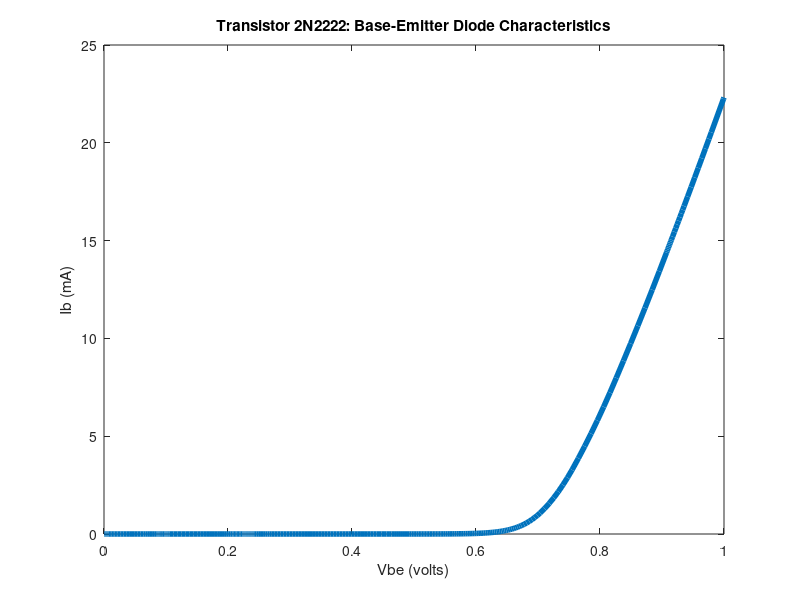
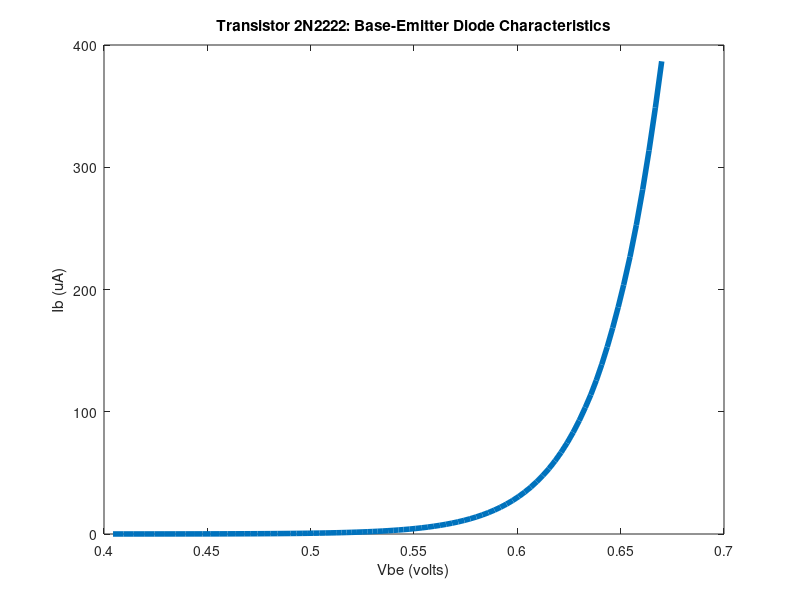
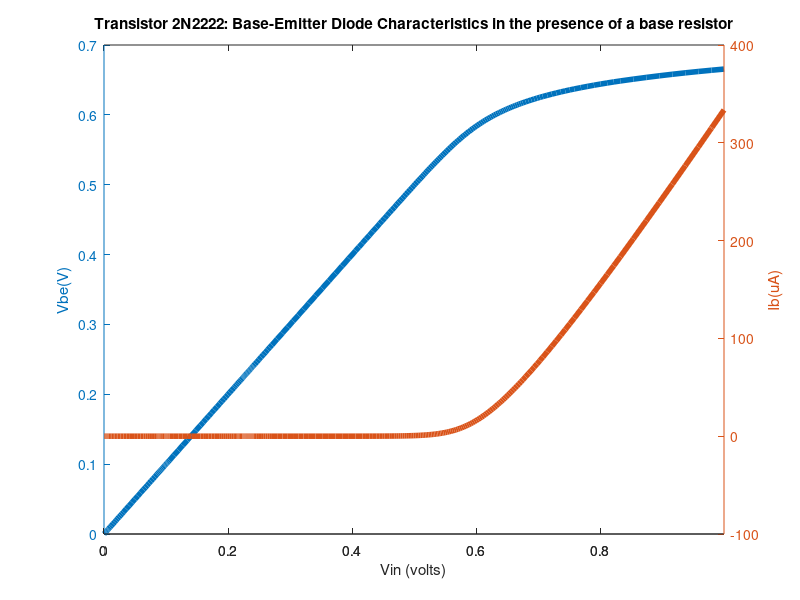
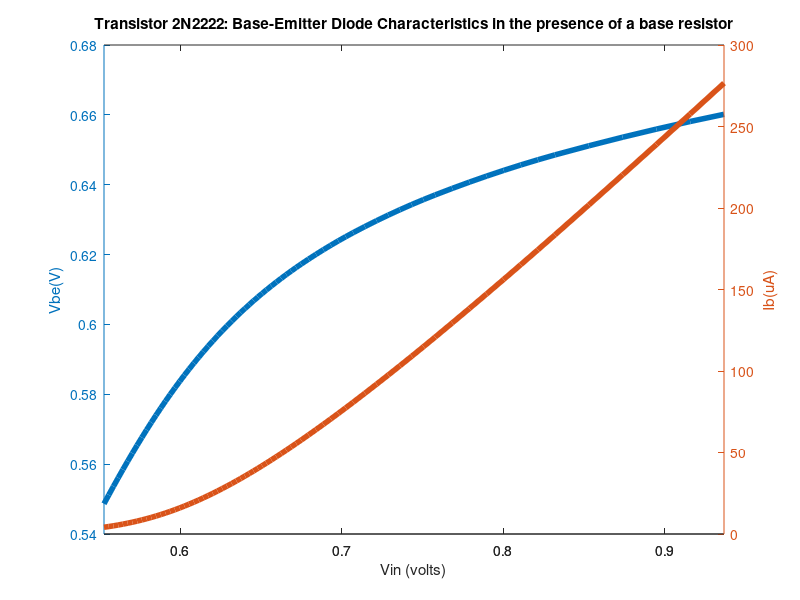

Recreate these plots in MATLAB, in order.
%% Set up the environment
close all;
clear all;

%% Global Settings
lineWidth = 4;

%% Vbe Vs. Ib. No base resistor
[time, Vbe, Ib] = textread('Vbe_Ib.txt', '%f\t%f\t%f', 'headerlines', 1);


Vbe_Ib = figure();
plot(Vbe, Ib*1000, 'LineWidth', lineWidth);
xlabel("Vbe (volts)");
ylabel("Ib (mA)");
title("Transistor 2N2222: Base-Emitter Diode Characteristics");
print Vbe_Ib 'NPN_2N2222_Vbe_Ib.pdf'  -dpdf "-S640,480"

Vbe_Ib_zoomed = figure();
zoom_begin = round(0.5*length(Vbe));
zoom_end = round(0.8*length(Vbe));
plot(Vbe(zoom_begin:zoom_end), Ib(zoom_begin:zoom_end)*1E6, 'LineWidth', lineWidth);
xlabel("Vbe (volts)");
ylabel("Ib (uA)");
title("Transistor 2N2222: Base-Emitter Diode Characteristics");
print Vbe_Ib_zoomed 'NPN_2N2222_Vbe_Ib_zoomed.pdf'  -dpdf "-S640,480"

%% Vbe Vs. Ib with base resistor
[time, Vin_withRb, Vbe_withRb, Ib_withRb] = textread('Vin_Vbe_Ib.txt', '%f\t%f\t%f\t%f', 'headerlines', 1);
Vin_Vbe_Ib_fig = figure();
[Vin_Vbe_Ib, Vax1, Vax2] = plotyy(Vin_withRb, Vbe_withRb, Vin_withRb, Ib_withRb*1E6);
xlabel("Vin (volts)");
ylabel(Vin_Vbe_Ib(1), "Vbe(V)");
set(Vax1, 'LineWidth', lineWidth);
ylabel(Vin_Vbe_Ib(2), "Ib(uA)");
set(Vax2, 'LineWidth', lineWidth);
title("Transistor 2N2222: Base-Emitter Diode Characteristics in the presence of a base resistor");
print Vin_Vbe_Ib_fig 'NPN_2N2222_Vin_Vbe_Ib.pdf'  -dpdf "-S640,480"


Vin_Vbe_Ib_z_fig = figure();
zoom_begin = length(Vin_withRb) * (0.7 - min(Vin_withRb))/(max(Vin_withRb) - min(Vin_withRb));
zoom_end = length(Vin_withRb) * (0.98 - min(Vin_withRb))/(max(Vin_withRb) - min(Vin_withRb));
zoom_begin = round(zoom_begin);
zoom_end = round(zoom_end);
[Vin_Vbe_Ib_z, Vax1_z, Vax2_z] = plotyy(Vin_withRb(zoom_begin:zoom_end), Vbe_withRb(zoom_begin:zoom_end), Vin_withRb(zoom_begin:zoom_end), Ib_withRb(zoom_begin:zoom_end)*1E6);
xlabel("Vin (volts)");
ylabel(Vin_Vbe_Ib_z(1), "Vbe(V)");
set(Vax1_z, 'LineWidth', lineWidth);
ylabel(Vin_Vbe_Ib_z(2), "Ib(uA)");
set(Vax2_z, 'LineWidth', lineWidth);
title("Transistor 2N2222: Base-Emitter Diode Characteristics in the presence of a base resistor");
print Vin_Vbe_Ib_z_fig 'NPN_2N2222_Vin_Vbe_Ib_zoomed.pdf'  -dpdf "-S640,480"

%% Vbe, Ib Vs. Vce, Ic. With base and collector resistor
[time, Vce_withRb, Vin_withRb, Vbe_withRb, Ic_withRb, Ib_withRb] = textread('Vce_Vin_Vbe_Ic_Ib.txt', '%f\t%f\t%f\t%f\t%f\t%f', 'headerlines', 1);
zoom_begin = length(Vin_withRb) * (0.7 - min(Vin_withRb))/(max(Vin_withRb) - min(Vin_withRb));
zoom_end = length(Vin_withRb) * (0.98 - min(Vin_withRb))/(max(Vin_withRb) - min(Vin_withRb));
zoom_begin = round(zoom_begin);
zoom_end = round(zoom_end);
Ib_Ic_Vce_fig = figure();
[Ib_Ic_Vce, Vax1_z, Vax2_z] = plotyy(Ib_withRb(zoom_begin:zoom_end)*1E6, Ic_withRb(zoom_begin:zoom_end)*1E3, Ib_withRb(zoom_begin:zoom_end)*1E6, Vce_withRb(zoom_begin:zoom_end));
xlabel("Ib (uA)");
ylabel(Ib_Ic_Vce(1), "Ic(mA)");
set(Vax1_z, 'LineWidth', lineWidth);
ylabel(Ib_Ic_Vce(2), "Vce(V)");
set(Vax2_z, 'LineWidth', lineWidth);
title("Transistor 2N2222: Collector Characteristics vs. Base Current");
text(15,1, strcat("A_OL = mean(Ic/Ib) = ", num2str(mean(Ic_withRb(zoom_begin:zoom_end)./Ib_withRb(zoom_begin:zoom_end)))));
print Ib_Ic_Vce_fig 'NPN_2N2222_Ib_Ic_Vce.pdf'  -dpdf "-S640,480"

Vbe_Ic_Vce_fig = figure();
[Vbe_Ic_Vce, Vax1_z, Vax2_z] = plotyy(Vbe_withRb(zoom_begin:zoom_end), Ic_withRb(zoom_begin:zoom_end)*1E3, Vbe_withRb(zoom_begin:zoom_end), Vce_withRb(zoom_begin:zoom_end));
xlabel("Vbe (volts)");
ylabel(Vbe_Ic_Vce(1), "Ic(mA)");
set(Vax1_z, 'LineWidth', lineWidth);
ylabel(Vbe_Ic_Vce(2), "Vce(V)");
set(Vax2_z, 'LineWidth', lineWidth);
title("Transistor 2N2222: Collector Characteristics vs. Base-Emitter Voltage");
print Vbe_Ic_Vce_fig 'NPN_2N2222_Vbe_Ic_Vce.pdf'  -dpdf "-S640,480"

%% Transistor Characteristics with DC load line
[time, Vce_Ib20, Ic_Ib20, Ib_Ib20] = textread('Ib20.txt', '%f\t%f\t%f\t%f', 'headerlines', 1);
[time, Vce_Ib40, Ic_Ib40, Ib_Ib40] = textread('Ib40.txt', '%f\t%f\t%f\t%f', 'headerlines', 1);
[time, Vce_Ib60, Ic_Ib60, Ib_Ib60] = textread('Ib60.txt', '%f\t%f\t%f\t%f', 'headerlines', 1);
[time, Vce_Ib80, Ic_Ib80, Ib_Ib80] = textread('Ib80.txt', '%f\t%f\t%f\t%f', 'headerlines', 1);
[time, Vce_Ib100, Ic_Ib100, Ib_Ib100] = textread('Ib100.txt', '%f\t%f\t%f\t%f', 'headerlines', 1);

loadLineX = [13.28, 9.37, 5.68, 2.39, 0.05];
loadLineY = [4.29, 8.39, 12.03, 15.40, 17.85];
transChar = figure();
plot(Vce_Ib20, Ic_Ib20*1000, 'LineWidth', lineWidth, Vce_Ib40,  Ic_Ib40*1000, 'LineWidth', lineWidth,  Vce_Ib60, Ic_Ib60*1000, 'LineWidth', lineWidth,  Vce_Ib80, Ic_Ib80*1000, 'LineWidth', lineWidth, Vce_Ib100,  Ic_Ib100*1000, 'LineWidth', lineWidth,  loadLineX, loadLineY, 'LineWidth', lineWidth, 'Color', 'k');
axis([0, 25, 0, 25]);

text(15,6,"Ib=20uA");
text(13,10,"Ib=40uA");
text(10,14,"Ib=60uA");
text(8,18,"Ib=80uA");
text(6,22,"Ib=100uA");

xlabel("Vce (volts)");
ylabel("Ic (mA)");
title("Transistor 2N2222: Characteristic Curve");
print transChar 'TransCharacts2N2222.pdf'  -dpdf "-S640,480"

